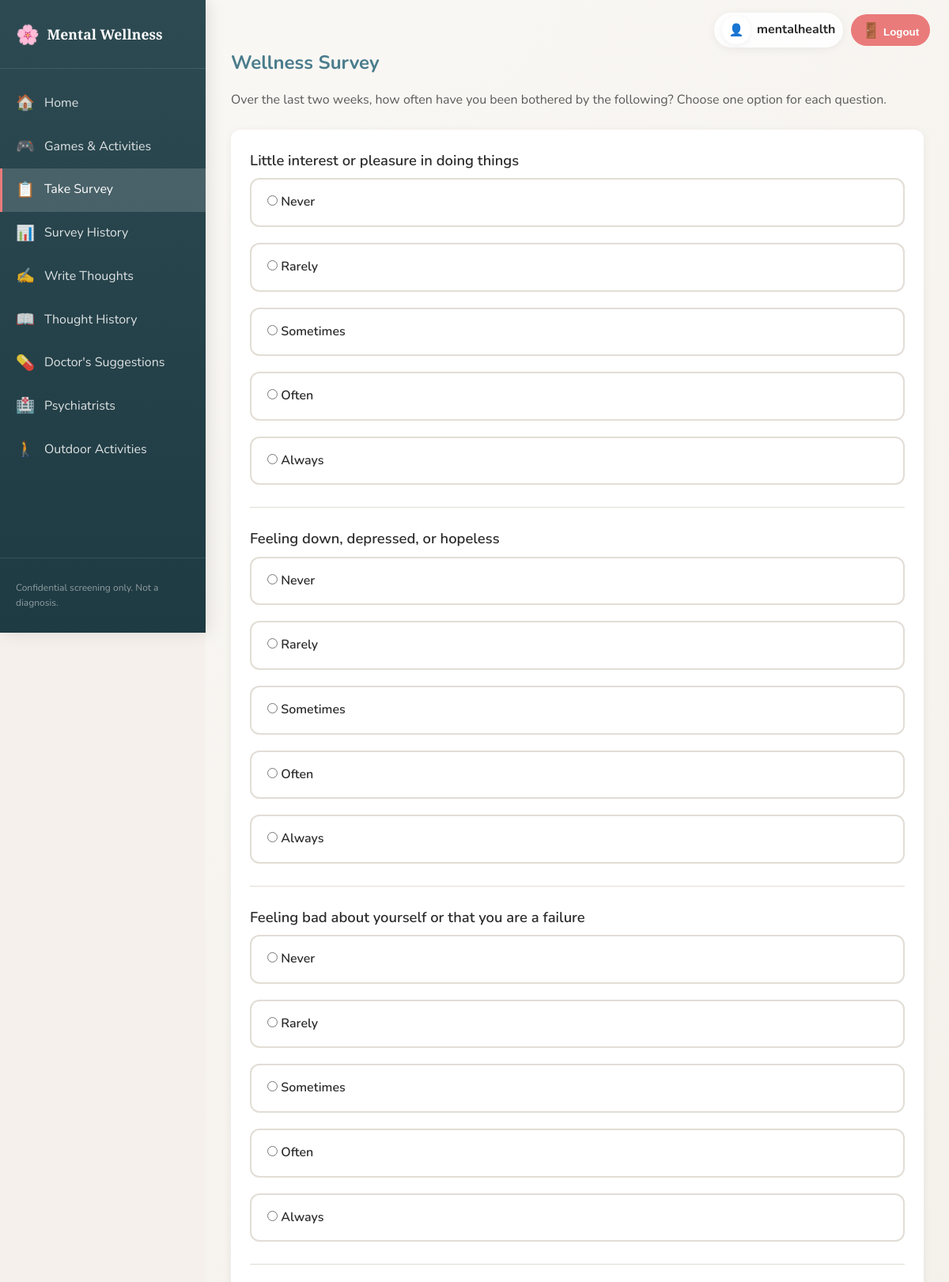
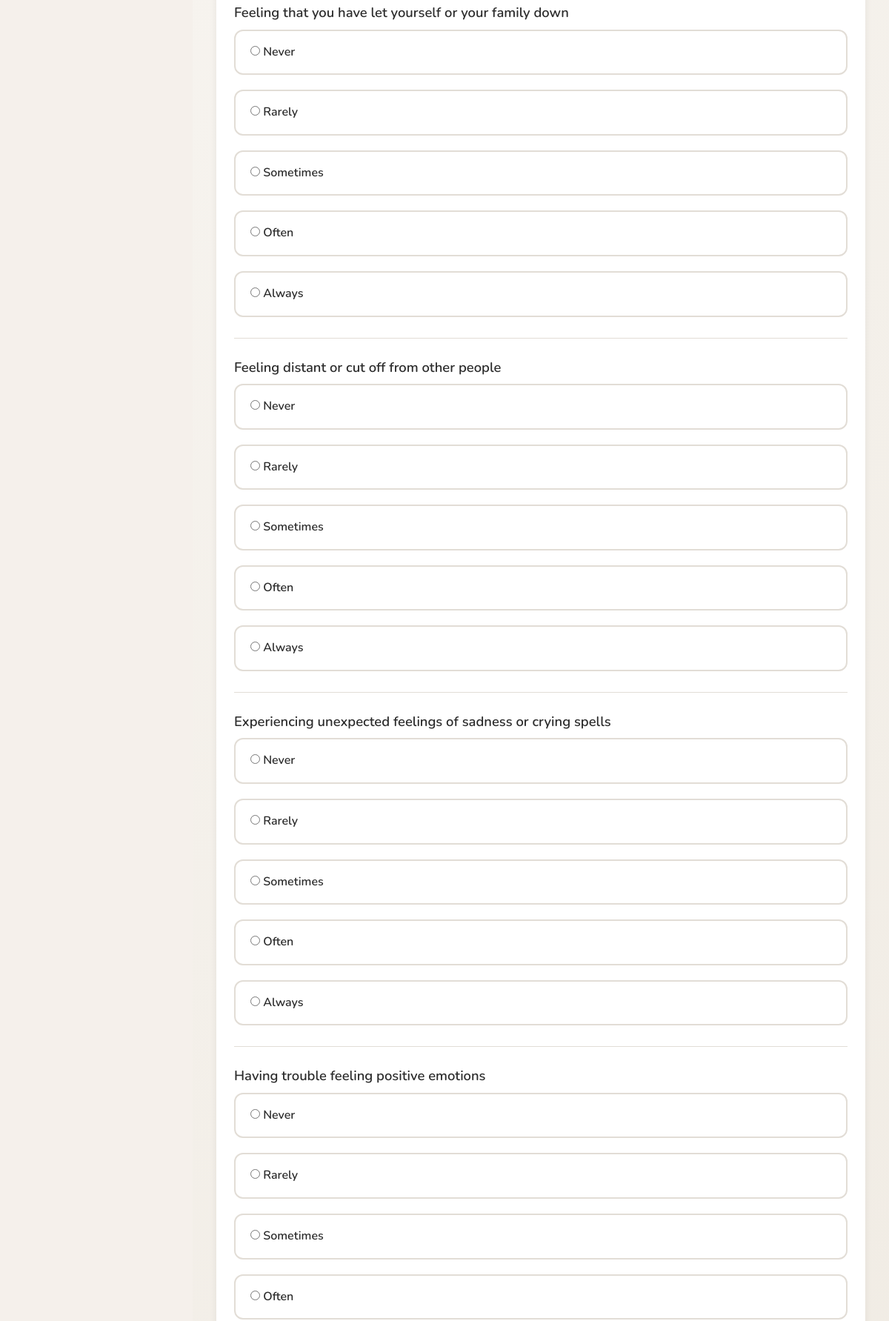
Page /survey/ (signed in, upper part) on the committed database (2 pictures, top to bottom).
### wellness/models.py (models this page shows, shortened)
class Question(models.Model):
    CATEGORY_CHOICES = [
        ('mood', 'Mood / Depression'),
        ('anxiety', 'Anxiety'),
        ('sleep', 'Sleep'),
        ('energy', 'Energy'),
        ('concentration', 'Concentration'),
        ('hopelessness', 'Hopelessness'),
        ('support', 'Social/Emotional Support'),
    ]
    category = models.CharField(max_length=32, choices=CATEGORY_CHOICES)
    text = models.TextField()
    order = models.PositiveSmallIntegerField(default=0)
    reverse = models.BooleanField(
        default=False,
        help_text='If True, higher raw score = better (e.g. support questions)',
    )
    class Meta:
        ordering = ['order', 'id']

### wellness/views.py (the view)
# urls.py: path('survey/', views.survey, name='survey'),
@login_required
def survey(request):
    if _is_doctor(request.user):
        return redirect('wellness:doctor_dashboard')
    items = get_survey_items()
    if request.method == 'POST':
        form = WellnessSurveyForm(request.POST, items=items)
        if form.is_valid():
            answers = form.get_answers()
            total, risk_level, recommendation, category_scores = compute_total_and_risk(answers, form.get_items())
            response_obj = SurveyResponse(
                user=request.user,
                total_score=total,
                risk_level=risk_level,
                recommendation=recommendation,
                mood_score=category_scores['mood_score'],
                anxiety_score=category_scores['anxiety_score'],
                sleep_score=category_scores['sleep_score'],
                energy_score=category_scores['energy_score'],
                concentration_score=category_scores['concentration_score'],
                hopelessness_score=category_scores['hopelessness_score'],
                support_score=category_scores['support_score'],
            )
            response_obj.save()
            request.session['latest_survey_id'] = response_obj.id
            return redirect('wellness:results', response_id=response_obj.id)
    else:
        form = WellnessSurveyForm(items=items)
    return render(request, 'wellness/survey.html', {
        'form': form,
        'items': items,
        'title': 'Wellness Survey',
    })

### wellness/forms.py (shortened to what this page needs)
class WellnessSurveyForm(forms.Form):
    def __init__(self, *args, **kwargs):
        self._items = kwargs.pop('items', None) or get_survey_items()
        super().__init__(*args, **kwargs)
        for i, item in enumerate(self._items):
            self.fields[f'q{i}'] = forms.TypedChoiceField(
                choices=CHOICES,
                coerce=int,
                label=item.text,
                widget=forms.RadioSelect(attrs={'class': 'survey-radio'}),
                required=True,
            )

### wellness/context_processors.py (called while the page is built)
def wellness_context(request):
    is_doctor = False
    doctor_profile = None
    if request.user.is_authenticated:
        try:
            doctor_profile = DoctorProfile.objects.get(user=request.user)
            is_doctor = True
        except DoctorProfile.DoesNotExist:
            pass
    return {'is_doctor': is_doctor, 'doctor_profile': doctor_profile}

### wellness/indicators.py (called while the page is built)
def get_survey_items() -> List[SurveyItem]:
    try:
        from .models import Question
        qs = Question.objects.all().order_by('order', 'id')
        if qs.exists():
            return [SurveyItem(category=q.category, text=q.text, reverse=q.reverse) for q in qs]
    except Exception:
        pass
    return list(DEFAULT_SURVEY_ITEMS)

### wellness/views.py (called while the page is built)
def _is_doctor(user):
    return hasattr(user, 'doctor_profile') and DoctorProfile.objects.filter(user=user).exists()

### wellness/templates/wellness/survey.html (shortened to what this page needs)
{% extends "base.html" %}
{% block content %}
<section class="survey-page">
    <h1>Wellness Survey</h1>
    <p class="intro">Over the last two weeks, how often have you been bothered by the following? Choose one option for each question.</p>
    <form method="post" action="{% url 'wellness:survey' %}" class="survey-form">
        {% for field in form %}
        <div class="form-group">
            <label class="survey-question-label">{{ field.label }}</label>
            <div class="radio-group survey-options" role="group" aria-label="{{ field.label }}">
                {% for choice in field.field.choices %}
                <label class="radio-label survey-option">
                    <input type="radio" name="{{ field.name }}" value="{{ choice.0 }}" required>
                    <span class="option-text">{{ choice.1 }}</span>
                </label>
                {% endfor %}
            </div>
        </div>
        {% endfor %}
    </form>
</section>
{% endblock %}

### templates/base.html (shortened to what this page needs)
<!DOCTYPE html>
<html lang="en">
<head>
    <link rel="stylesheet" href="/static/css/style.css">
</head>
<body>
    {% if user.is_authenticated %}
    <aside class="sidebar">
        <a href="{% if is_doctor %}{% url 'wellness:doctor_dashboard' %}{% else %}{% url 'wellness:home' %}{% endif %}" class="sidebar-logo">
            <span class="logo-icon">🌸</span>
            <span class="logo-text">Mental Wellness</span>
        </a>
        <nav class="sidebar-nav">
            {% if is_doctor %}
                <a href="{% url 'wellness:doctor_dashboard' %}" class="nav-link {% if request.resolver_match.url_name == 'doctor_dashboard' %}active{% endif %}">
                    <span class="nav-icon">🏠</span> Doctor Dashboard
                </a>
            {% else %}
                <a href="{% url 'wellness:home' %}" class="nav-link {% if request.resolver_match.url_name == 'home' %}active{% endif %}">
                    <span class="nav-icon">🏠</span> Home
                </a>
                <a href="{% url 'wellness:games' %}" class="nav-link {% if request.resolver_match.url_name == 'games' %}active{% endif %}">
                    <span class="nav-icon">🎮</span> Games & Activities
                </a>
                <a href="{% url 'wellness:survey' %}" class="nav-link {% if request.resolver_match.url_name == 'survey' %}active{% endif %}">
                    <span class="nav-icon">📋</span> Take Survey
                </a>
                <a href="{% url 'wellness:survey_history' %}" class="nav-link {% if request.resolver_match.url_name == 'survey_history' %}active{% endif %}">
                    <span class="nav-icon">📊</span> Survey History
                </a>
                <a href="{% url 'wellness:thought_journal' %}" class="nav-link {% if request.resolver_match.url_name == 'thought_journal' %}active{% endif %}">
                    <span class="nav-icon">✍️</span> Write Thoughts
                </a>
                <a href="{% url 'wellness:thought_history' %}" class="nav-link {% if request.resolver_match.url_name == 'thought_history' %}active{% endif %}">
                    <span class="nav-icon">📖</span> Thought History
                </a>
                <a href="{% url 'wellness:my_suggestions' %}" class="nav-link {% if request.resolver_match.url_name == 'my_suggestions' %}active{% endif %}">
                    <span class="nav-icon">💊</span> Doctor's Suggestions
                </a>
                <a href="{% url 'wellness:psychiatrists' %}" class="nav-link {% if request.resolver_match.url_name == 'psychiatrists' %}active{% endif %}">
                    <span class="nav-icon">🏥</span> Psychiatrists
                </a>
                <a href="{% url 'wellness:activities' %}" class="nav-link {% if request.resolver_match.url_name == 'activities' %}active{% endif %}">
                    <span class="nav-icon">🚶</span> Outdoor Activities
                </a>
            {% endif %}
        </nav>
        <div class="sidebar-footer">
            <p>Confidential screening only. Not a diagnosis.</p>
        </div>
    </aside>
    {% endif %}
    <div class="page-wrapper {% if not user.is_authenticated %}no-sidebar{% endif %}">
        {% if user.is_authenticated %}
        <header class="topbar">
            <div class="topbar-user">
                <span class="user-avatar">👤</span>
                <span class="username">{{ user.username }}</span>
            </div>
            <form method="post" action="{% url 'wellness:logout' %}" class="topbar-logout-form">
                <button type="submit" class="nav-link nav-logout-btn"><span class="nav-icon">🚪</span> Logout</button>
            </form>
        </header>
        {% endif %}
        <main class="main-content">
            {% block content %}{% endblock %}
        </main>
    </div>
</body>
</html>

### rows in the picture
Question: label "Little interest or pleasure in doing things"
Question: label "Feeling down, depressed, or hopeless"
Question: label "Feeling bad about yourself or that you are a failure"
Question: label "Feeling that you have let yourself or your family down"
Question: label "Feeling distant or cut off from other people"
Question: label "Experiencing unexpected feelings of sadness or crying spells"
Question: label "Having trouble feeling positive emotions"

### other values in the picture
{{ user.username }} "mentalhealth"
{{ choice.1 }} "Never" "Rarely" "Sometimes" "Often" "Always" "Never" "Rarely" "Sometimes" "Often" "Always" "Never" "Rarely" "Sometimes" "Often" "Always" "Never" "Rarely" "Sometimes" "Often" "Always" "Never" "Rarely" "Sometimes" "Often" "Always" "Never" "Rarely" "Sometimes" "Often" "Always" "Never" "Rarely" "Sometimes" "Often"
